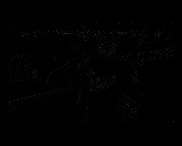
#> input picture DWT_HH/nonviolent/0/NV1.jpg, 182 x 146 px, found by its file name; its folder holds only this picture in this run
$ jupyter execute --allow-errors 'frames_to_DWT(HH_features).ipynb'   (shell and % lines are left out)
#> lines starting #> are read from the running program, lines starting #| are printed output that depends on the picture
#> further down, img is the input picture: shape (146, 182, 3); min 0, max 75, mean 1
#> `LL, (LH, HL, HH) = coeffs2`:
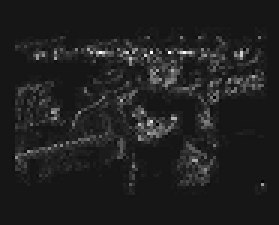
#> LL: shape (75, 93) float64 (shown 3 times larger); min -4.18, max 43.68, mean 1.9; drawn with min black and max white
#> `LL, (LH, HL, HH) = coeffs2`:
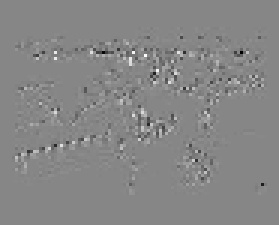
#> LH: shape (75, 93) float64 (shown 3 times larger); min -31.81, max 28.38, mean 0; drawn with min black and max white
#> `LL, (LH, HL, HH) = coeffs2`:
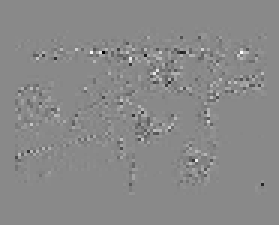
#> HL: shape (75, 93) float64 (shown 3 times larger); min -35.69, max 30.44, mean 0; drawn with min black and max white
#> `LL, (LH, HL, HH) = coeffs2`:
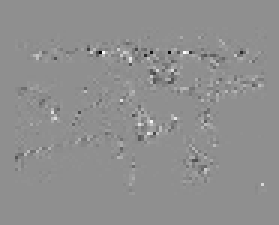
#> HH: shape (75, 93) float64 (shown 3 times larger); min -48.5, max 37.5, mean 0; drawn with min black and max white
#> `cv2.imwrite(fn,HH)`:
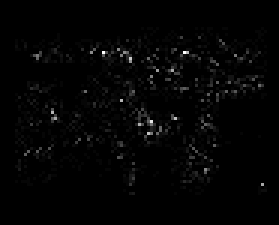
#> saved as NV0.jpg: shape (75, 93) (shown 3 times larger); min 0, max 38, mean 0.6; drawn with min black and max white
#> pass 2 of the loop `while VC<500:`:
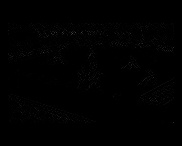
#> input picture DWT_HH/nonviolent/1/NV41.jpg, 182 x 146 px, found by its file name
#> img is the input picture: shape (146, 182, 3); min 0, max 70, mean 0.9
#> `LL, (LH, HL, HH) = coeffs2`:
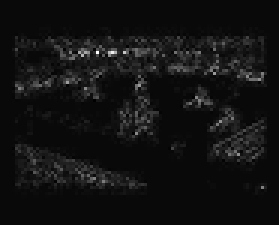
#> LL: shape (75, 93) float64 (shown 3 times larger); min -2.03, max 50.79, mean 1.8; drawn with min black and max white
#> `LL, (LH, HL, HH) = coeffs2`:
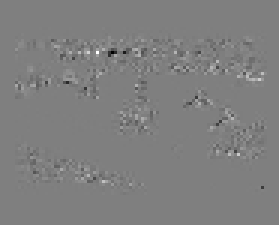
#> HH: shape (75, 93) float64 (shown 3 times larger); min -46.5, max 46.5, mean 0; drawn with min black and max white
[cell 1]
import os
import numpy as np
import matplotlib.pyplot as plt
import pywt
import pywt.data
import cv2
VC=0
count=0
#> (the rest of this cell did not finish here and is left out)
